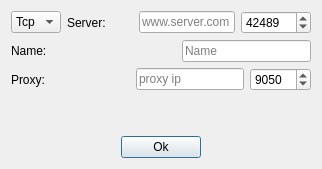
<?xml version="1.0" encoding="UTF-8"?>
<ui version="4.0">
 <class>AddServer</class>
 <widget class="QDialog" name="AddServer">
  <property name="windowModality">
   <enum>Qt::ApplicationModal</enum>
  </property>
  <property name="geometry">
   <rect>
    <x>0</x>
    <y>0</y>
    <width>322</width>
    <height>169</height>
   </rect>
  </property>
  <property name="windowTitle">
   <string>Add server</string>
  </property>
  <layout class="QVBoxLayout" name="verticalLayout">
   <item>
    <layout class="QHBoxLayout" name="horizontalLayout_3">
     <item>
      <widget class="QComboBox" name="type">
       <item>
        <property name="text">
         <string notr="true">Tcp</string>
        </property>
       </item>
       <item>
        <property name="text">
         <string notr="true">Ws</string>
        </property>
       </item>
      </widget>
     </item>
     <item>
      <widget class="QLabel" name="label">
       <property name="text">
        <string>Server:</string>
       </property>
      </widget>
     </item>
     <item>
      <spacer name="horizontalSpacer">
       <property name="orientation">
        <enum>Qt::Horizontal</enum>
       </property>
       <property name="sizeHint" stdset="0">
        <size>
         <width>40</width>
         <height>20</height>
        </size>
       </property>
      </spacer>
     </item>
     <item>
      <widget class="QLineEdit" name="server">
       <property name="placeholderText">
        <string>www.server.com</string>
       </property>
      </widget>
     </item>
     <item>
      <widget class="QSpinBox" name="port">
       <property name="minimumSize">
        <size>
         <width>70</width>
         <height>0</height>
        </size>
       </property>
       <property name="minimum">
        <number>1</number>
       </property>
       <property name="maximum">
        <number>65535</number>
       </property>
       <property name="value">
        <number>42489</number>
       </property>
      </widget>
     </item>
    </layout>
   </item>
   <item>
    <layout class="QHBoxLayout" name="horizontalLayout_2">
     <item>
      <widget class="QLabel" name="label_3">
       <property name="text">
        <string>Name:</string>
       </property>
      </widget>
     </item>
     <item>
      <spacer name="horizontalSpacer_2">
       <property name="orientation">
        <enum>Qt::Horizontal</enum>
       </property>
       <property name="sizeHint" stdset="0">
        <size>
         <width>40</width>
         <height>20</height>
        </size>
       </property>
      </spacer>
     </item>
     <item>
      <widget class="QLineEdit" name="name">
       <property name="placeholderText">
        <string>Name</string>
       </property>
      </widget>
     </item>
    </layout>
   </item>
   <item>
    <layout class="QHBoxLayout" name="horizontalLayout_4">
     <item>
      <widget class="QLabel" name="label_2">
       <property name="text">
        <string>Proxy:</string>
       </property>
      </widget>
     </item>
     <item>
      <spacer name="horizontalSpacer_5">
       <property name="orientation">
        <enum>Qt::Horizontal</enum>
       </property>
       <property name="sizeHint" stdset="0">
        <size>
         <width>40</width>
         <height>20</height>
        </size>
       </property>
      </spacer>
     </item>
     <item>
      <widget class="QLineEdit" name="proxyServer">
       <property name="placeholderText">
        <string>proxy ip</string>
       </property>
      </widget>
     </item>
     <item>
      <widget class="QSpinBox" name="proxyPort">
       <property name="minimum">
        <number>1</number>
       </property>
       <property name="maximum">
        <number>65535</number>
       </property>
       <property name="value">
        <number>9050</number>
       </property>
      </widget>
     </item>
    </layout>
   </item>
   <item>
    <spacer name="verticalSpacer">
     <property name="orientation">
      <enum>Qt::Vertical</enum>
     </property>
     <property name="sizeHint" stdset="0">
      <size>
       <width>20</width>
       <height>14</height>
      </size>
     </property>
    </spacer>
   </item>
   <item>
    <layout class="QHBoxLayout" name="horizontalLayout">
     <item>
      <spacer name="horizontalSpacer_3">
       <property name="orientation">
        <enum>Qt::Horizontal</enum>
       </property>
       <property name="sizeHint" stdset="0">
        <size>
         <width>40</width>
         <height>20</height>
        </size>
       </property>
      </spacer>
     </item>
     <item>
      <widget class="QPushButton" name="ok">
       <property name="text">
        <string>Ok</string>
       </property>
      </widget>
     </item>
     <item>
      <spacer name="horizontalSpacer_4">
       <property name="orientation">
        <enum>Qt::Horizontal</enum>
       </property>
       <property name="sizeHint" stdset="0">
        <size>
         <width>40</width>
         <height>20</height>
        </size>
       </property>
      </spacer>
     </item>
    </layout>
   </item>
  </layout>
 </widget>
 <resources/>
 <connections/>
</ui>
